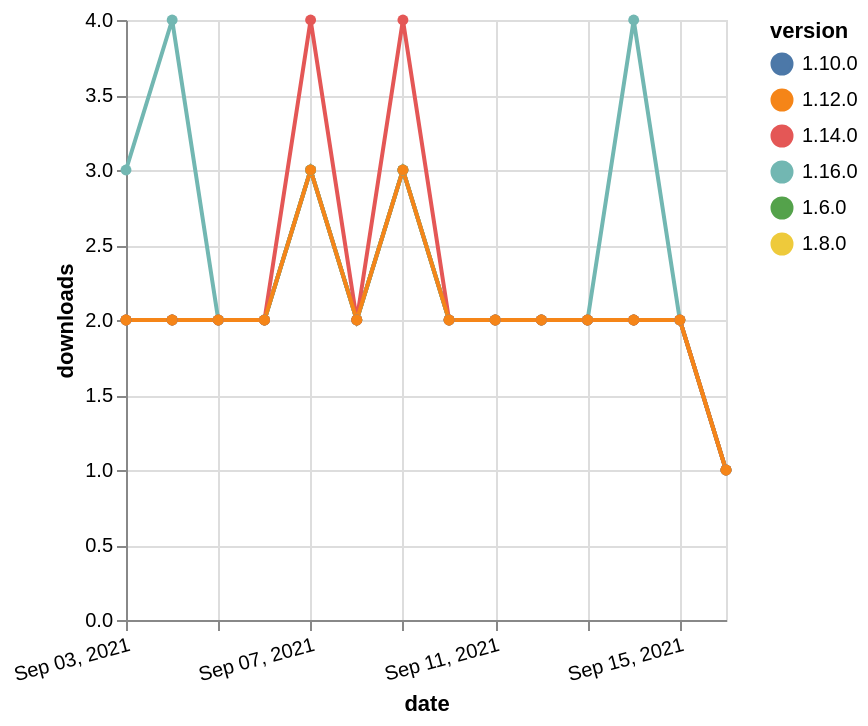

Write a Vega-Lite specification for this figure.
### Vega-Lite specification from a JSON file in a GitHub repository (floating-point values rounded to 4 significant figures)
{"$schema": "https://vega.github.io/schema/vega-lite/v5.json", "description": "A simple bar chart with embedded data.", "data": {"values": [{"date": "2021-09-03", "total": 2051, "delta": 2, "version": "1.6.0"}, {"date": "2021-09-04", "total": 2053, "delta": 2, "version": "1.6.0"}, {"date": "2021-09-05", "total": 2055, "delta": 2, "version": "1.6.0"}, {"date": "2021-09-06", "total": 2057, "delta": 2, "version": "1.6.0"}, {"date": "2021-09-07", "total": 2060, "delta": 3, "version": "1.6.0"}, {"date": "2021-09-08", "total": 2062, "delta": 2, "version": "1.6.0"}, {"date": "2021-09-09", "total": 2065, "delta": 3, "version": "1.6.0"}, {"date": "2021-09-10", "total": 2067, "delta": 2, "version": "1.6.0"}, {"date": "2021-09-11", "total": 2069, "delta": 2, "version": "1.6.0"}, {"date": "2021-09-12", "total": 2071, "delta": 2, "version": "1.6.0"}, {"date": "2021-09-13", "total": 2073, "delta": 2, "version": "1.6.0"}, {"date": "2021-09-14", "total": 2075, "delta": 2, "version": "1.6.0"}, {"date": "2021-09-15", "total": 2077, "delta": 2, "version": "1.6.0"}, {"date": "2021-09-16", "total": 2078, "delta": 1, "version": "1.6.0"}, {"date": "2021-09-03", "total": 1686, "delta": 2, "version": "1.8.0"}, {"date": "2021-09-04", "total": 1688, "delta": 2, "version": "1.8.0"}, {"date": "2021-09-05", "total": 1690, "delta": 2, "version": "1.8.0"}, {"date": "2021-09-06", "total": 1692, "delta": 2, "version": "1.8.0"}, {"date": "2021-09-07", "total": 1695, "delta": 3, "version": "1.8.0"}, {"date": "2021-09-08", "total": 1697, "delta": 2, "version": "1.8.0"}, {"date": "2021-09-09", "total": 1700, "delta": 3, "version": "1.8.0"}, {"date": "2021-09-10", "total": 1702, "delta": 2, "version": "1.8.0"}, {"date": "2021-09-11", "total": 1704, "delta": 2, "version": "1.8.0"}, {"date": "2021-09-12", "total": 1706, "delta": 2, "version": "1.8.0"}, {"date": "2021-09-13", "total": 1708, "delta": 2, "version": "1.8.0"}, {"date": "2021-09-14", "total": 1710, "delta": 2, "version": "1.8.0"}, {"date": "2021-09-15", "total": 1712, "delta": 2, "version": "1.8.0"}, {"date": "2021-09-16", "total": 1713, "delta": 1, "version": "1.8.0"}, {"date": "2021-09-03", "total": 1461, "delta": 2, "version": "1.10.0"}, {"date": "2021-09-04", "total": 1463, "delta": 2, "version": "1.10.0"}, {"date": "2021-09-05", "total": 1465, "delta": 2, "version": "1.10.0"}, {"date": "2021-09-06", "total": 1467, "delta": 2, "version": "1.10.0"}, {"date": "2021-09-07", "total": 1470, "delta": 3, "version": "1.10.0"}, {"date": "2021-09-08", "total": 1472, "delta": 2, "version": "1.10.0"}, {"date": "2021-09-09", "total": 1475, "delta": 3, "version": "1.10.0"}, {"date": "2021-09-10", "total": 1477, "delta": 2, "version": "1.10.0"}, {"date": "2021-09-11", "total": 1479, "delta": 2, "version": "1.10.0"}, {"date": "2021-09-12", "total": 1481, "delta": 2, "version": "1.10.0"}, {"date": "2021-09-13", "total": 1483, "delta": 2, "version": "1.10.0"}, {"date": "2021-09-14", "total": 1485, "delta": 2, "version": "1.10.0"}, {"date": "2021-09-15", "total": 1487, "delta": 2, "version": "1.10.0"}, {"date": "2021-09-16", "total": 1488, "delta": 1, "version": "1.10.0"}, {"date": "2021-09-03", "total": 227, "delta": 3, "version": "1.16.0"}, {"date": "2021-09-04", "total": 231, "delta": 4, "version": "1.16.0"}, {"date": "2021-09-05", "total": 233, "delta": 2, "version": "1.16.0"}, {"date": "2021-09-06", "total": 235, "delta": 2, "version": "1.16.0"}, {"date": "2021-09-07", "total": 238, "delta": 3, "version": "1.16.0"}, {"date": "2021-09-08", "total": 240, "delta": 2, "version": "1.16.0"}, {"date": "2021-09-09", "total": 243, "delta": 3, "version": "1.16.0"}, {"date": "2021-09-10", "total": 245, "delta": 2, "version": "1.16.0"}, {"date": "2021-09-11", "total": 247, "delta": 2, "version": "1.16.0"}, {"date": "2021-09-12", "total": 249, "delta": 2, "version": "1.16.0"}, {"date": "2021-09-13", "total": 251, "delta": 2, "version": "1.16.0"}, {"date": "2021-09-14", "total": 255, "delta": 4, "version": "1.16.0"}, {"date": "2021-09-15", "total": 257, "delta": 2, "version": "1.16.0"}, {"date": "2021-09-16", "total": 258, "delta": 1, "version": "1.16.0"}, {"date": "2021-09-03", "total": 704, "delta": 2, "version": "1.14.0"}, {"date": "2021-09-04", "total": 706, "delta": 2, "version": "1.14.0"}, {"date": "2021-09-05", "total": 708, "delta": 2, "version": "1.14.0"}, {"date": "2021-09-06", "total": 710, "delta": 2, "version": "1.14.0"}, {"date": "2021-09-07", "total": 714, "delta": 4, "version": "1.14.0"}, {"date": "2021-09-08", "total": 716, "delta": 2, "version": "1.14.0"}, {"date": "2021-09-09", "total": 720, "delta": 4, "version": "1.14.0"}, {"date": "2021-09-10", "total": 722, "delta": 2, "version": "1.14.0"}, {"date": "2021-09-11", "total": 724, "delta": 2, "version": "1.14.0"}, {"date": "2021-09-12", "total": 726, "delta": 2, "version": "1.14.0"}, {"date": "2021-09-13", "total": 728, "delta": 2, "version": "1.14.0"}, {"date": "2021-09-14", "total": 730, "delta": 2, "version": "1.14.0"}, {"date": "2021-09-15", "total": 732, "delta": 2, "version": "1.14.0"}, {"date": "2021-09-16", "total": 733, "delta": 1, "version": "1.14.0"}, {"date": "2021-09-03", "total": 1010, "delta": 2, "version": "1.12.0"}, {"date": "2021-09-04", "total": 1012, "delta": 2, "version": "1.12.0"}, {"date": "2021-09-05", "total": 1014, "delta": 2, "version": "1.12.0"}, {"date": "2021-09-06", "total": 1016, "delta": 2, "version": "1.12.0"}, {"date": "2021-09-07", "total": 1019, "delta": 3, "version": "1.12.0"}, {"date": "2021-09-08", "total": 1021, "delta": 2, "version": "1.12.0"}, {"date": "2021-09-09", "total": 1024, "delta": 3, "version": "1.12.0"}, {"date": "2021-09-10", "total": 1026, "delta": 2, "version": "1.12.0"}, {"date": "2021-09-11", "total": 1028, "delta": 2, "version": "1.12.0"}, {"date": "2021-09-12", "total": 1030, "delta": 2, "version": "1.12.0"}, {"date": "2021-09-13", "total": 1032, "delta": 2, "version": "1.12.0"}, {"date": "2021-09-14", "total": 1034, "delta": 2, "version": "1.12.0"}, {"date": "2021-09-15", "total": 1036, "delta": 2, "version": "1.12.0"}, {"date": "2021-09-16", "total": 1037, "delta": 1, "version": "1.12.0"}]}, "width": "container", "mark": {"type": "line", "point": {"filled": true}}, "encoding": {"x": {"field": "date", "type": "temporal", "timeUnit": "yearmonthdate", "title": "date", "axis": {"labelAngle": -15}}, "y": {"field": "delta", "type": "quantitative", "title": "downloads"}, "color": {"field": "version", "type": "nominal"}, "tooltip": {"field": "delta"}}}
